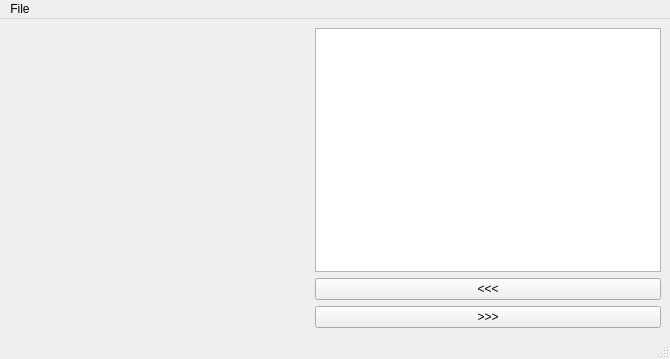
<?xml version="1.0" encoding="UTF-8"?>
<ui version="4.0">
 <class>MainWindow</class>
 <widget class="QMainWindow" name="MainWindow">
  <property name="geometry">
   <rect>
    <x>0</x>
    <y>0</y>
    <width>670</width>
    <height>359</height>
   </rect>
  </property>
  <property name="windowTitle">
   <string>MainWindow</string>
  </property>
  <widget class="QWidget" name="centralwidget">
   <layout class="QHBoxLayout" name="horizontalLayout">
    <item>
     <widget class="QLabel" name="label">
      <property name="minimumSize">
       <size>
        <width>300</width>
        <height>300</height>
       </size>
      </property>
      <property name="text">
       <string/>
      </property>
     </widget>
    </item>
    <item>
     <layout class="QVBoxLayout" name="verticalLayout">
      <item>
       <widget class="QTextEdit" name="textEdit"/>
      </item>
      <item>
       <widget class="QPushButton" name="pushButton_2">
        <property name="text">
         <string>&lt;&lt;&lt;</string>
        </property>
       </widget>
      </item>
      <item>
       <widget class="QPushButton" name="pushButton">
        <property name="text">
         <string>&gt;&gt;&gt;</string>
        </property>
       </widget>
      </item>
     </layout>
    </item>
   </layout>
  </widget>
  <widget class="QMenuBar" name="menubar">
   <property name="geometry">
    <rect>
     <x>0</x>
     <y>0</y>
     <width>670</width>
     <height>21</height>
    </rect>
   </property>
   <widget class="QMenu" name="menuFile">
    <property name="title">
     <string>File</string>
    </property>
    <addaction name="actionLoad"/>
    <addaction name="actionSave"/>
    <addaction name="actionQuit"/>
   </widget>
   <addaction name="menuFile"/>
  </widget>
  <widget class="QStatusBar" name="statusbar"/>
  <action name="actionLoad">
   <property name="text">
    <string>Load</string>
   </property>
  </action>
  <action name="actionSave">
   <property name="text">
    <string>Save</string>
   </property>
  </action>
  <action name="actionQuit">
   <property name="text">
    <string>Quit</string>
   </property>
  </action>
 </widget>
 <resources/>
 <connections/>
</ui>
